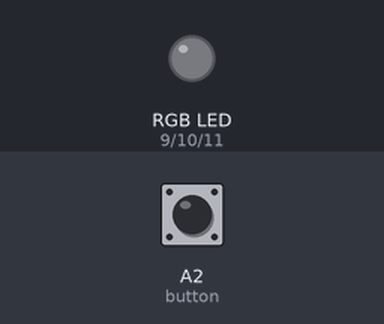
The sketch below on a simulated Arduino Uno, built with avr-gcc and run on an emulated ATmega328P. Parts: an RGB LED mixed from three pins (HIGH = lit). The test bench sets the inputs (shaded band); at power-on: A2 (button) HIGH.

Above: at 1.2 s.
1.3 s: A2 (button) pulled LOW for 0.15 s
At 1.7 s:
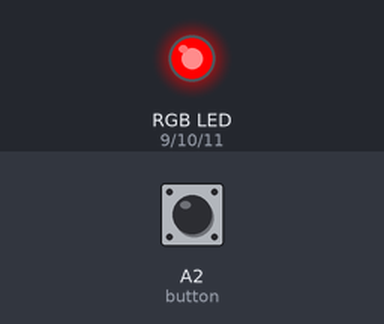
At 6.9 s:
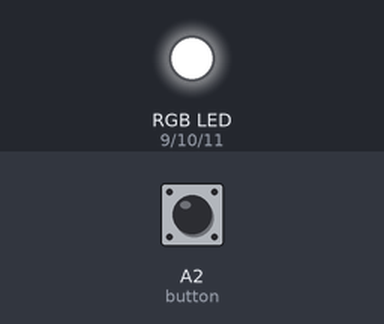
Timing chart, 0 to 15.7 s (numbered marks = the images above; inputs shaded):
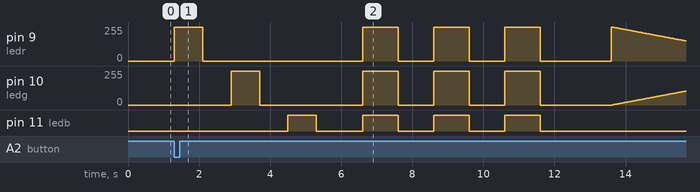

The sketch:

sketch_oct23_3led.ino
```cpp
const int ledr = 9;
const int ledg = 10;
const int ledb = 11;
int button = A2;
int redcolor;
int greencolor;
int bluecolor;
int color = 0;
int i=11;
int t = 1000;
int t1 = 800;

void setup(){
  for(int i=9; i<=11;i++) {
    pinMode(i,OUTPUT);
    digitalWrite(i,LOW);
  }
  pinMode(button,INPUT_PULLUP);
}
void loop(){
  for (int i = 9; i <= 11; i++) {
    digitalWrite(i,LOW);
  }
  if (digitalRead(button) == LOW) {
    villog1();
    delay(t/2);
    villog2();
    delay(t);
    showSpectrum();
    delay(t/2);
  } else {
    for(int i = 9; i <= 11; i++){
      digitalWrite(i,LOW);
    }
  }
}
void villog1()
{
  int i;
  for (i = 9; i <= 11; i++) {
    digitalWrite(i,HIGH);
    delay(t1);
    digitalWrite(i,LOW);
    delay(t1);
  }
}
void villog2()
{
  for (i = 9;i <= 11; i++) {
    digitalWrite(i,1);
  }
  delay(t);
  for (i = 9; i <= 11; i++) {
    digitalWrite(i,0);
  }
  delay(t);
  for (i = 9; i <= 11; i++) {
    digitalWrite(i,1);
  }
  delay(t);
  for(i = 9; i <= 11; i++)
  {
    digitalWrite(i,0);
  }
  delay(t);
  for(i = 9; i <= 11; i++) {
    digitalWrite(i,1);
  }
  delay(t);
  for(i = 9; i <= 11; i++) {
    digitalWrite(i,0);
  }
  delay(t);
}
void showSpectrum()
{
  for (int i=0 ; i<768 ; i++) {
    showRGB(i);
    delay(20);
  }
}

void showRGB(int color)
{
  if (color <= 255) {
    redcolor = 255-color;
    greencolor = color;
    bluecolor = 0;
  } else if (color <= 511) {
    redcolor = 0;
    greencolor = 255 - (color - 256);
    bluecolor = color;
  } else if (color >= 512) {
    redcolor = color - 512;
    greencolor = 0;
    bluecolor = 255 - (color - 512);
  }
  analogWrite(ledr,redcolor);
  analogWrite(ledg,greencolor);
  analogWrite(ledb,bluecolor);
}
```
